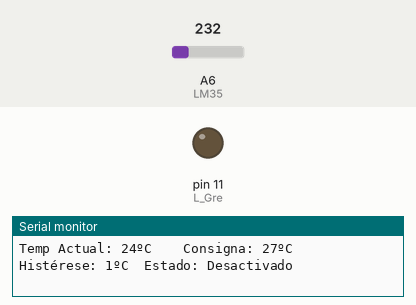
Recording of a sketch running on a simulated Arduino Nano, built with avr-gcc and run on an emulated ATmega328P. Parts: output pins drawn as LEDs (lit = HIGH), the last lines printed to the serial monitor. The test bench sets the inputs (shaded band); at power-on: A6 (LM35) = 232.

Above: at 1.8 s.
1.9 s: A6 (LM35) set to 260
3.4 s: A6 (LM35) set to 282
At 5.2 s:
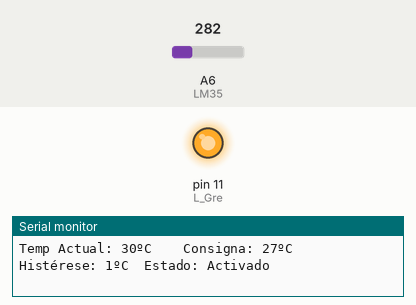
5.5 s: A6 (LM35) set to 259
7.2 s: A6 (LM35) set to 232
At 8.5 s:
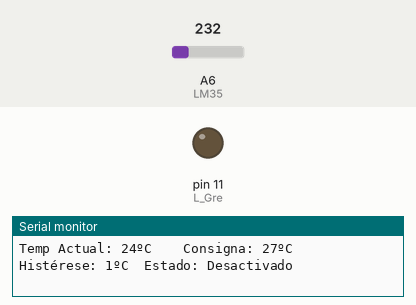
9.5 s: A6 (LM35) set to 290
At 10.7 s:
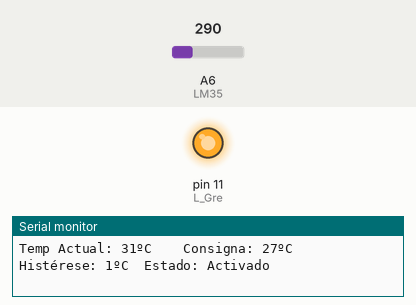
Timing chart, 0 to 12.5 s (numbered marks = the images above; inputs shaded):
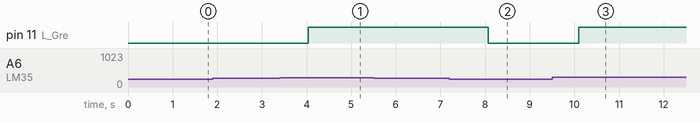

The sketch:

Termostato_LM35.ino
```cpp
/*/ Termostato LM35
  Comparación da temperatura con unha dada como Consigna
  para acender un led (activar unha saída)
*/
#define L_Gre 11 // pin do LED verde -> D11
#define LM35 A6  // Pin do LM35 -> A6

int Consigna = 27; //Temperatura elixida ºC
//diferencia en grados sobre activación e desactivación
int Diferencia = 2;
int Histerese = (Diferencia /2);
int T_1 = Consigna + Histerese; //temperatura de activación
int T_2 = Consigna - Histerese; //temperatura de desactivación
int temperatura; //temperatura medida
char *Estado = "Desactivado"; //cadea de texto do estado
void setup() {
  analogReference(INTERNAL); //referencia analóxica a 1.1V
  Serial.begin(9600); //config. porto serie
  pinMode (LM35, INPUT); //pin LM35 como entrada
  pinMode (L_Gre, OUTPUT); //saída para LED
  digitalWrite (L_Gre, LOW); //apaga o LED, estado inicial
}
void loop() {
  int lectura = analogRead(LM35); //devolta un valor entre 0 y 1023

  //temperatura en º Celsius
  temperatura = (lectura * 1.1 * 100.0) / 1024.0;
  if (temperatura > T_1 ) {  //si supera o valor
    digitalWrite (L_Gre, HIGH); //acende o LED
    Estado = "Activado";
  }
  if (temperatura < T_2) {   //si baixa do valor
    digitalWrite (L_Gre, LOW); //apaga o LED
    Estado = "Desactivado";
  }
  // envia as mensaxes vía serie
  Serial.print("Temp Actual: ");
  Serial.print(temperatura);
  Serial.print("ºC ");
  Serial.print("\t");
  Serial.print(" Consigna: ");
  Serial.print(Consigna);
  Serial.print("ºC");
  Serial.print("\t");
  Serial.print("Histérese: ");
  Serial.print(Histerese);
  Serial.print("ºC");
  Serial.print("\t");
  Serial.print("Estado: ");
  Serial.println(Estado);

  delay(1000); //tempo de espera de 1s
}
```

Measured:
- the behaviour switches between 269 and 270 on A6 (LM35) (found by bisection; images 0 and 1)
- the behaviour switches between 243 and 242 on A6 (LM35) (found by bisection; images 1 and 2)
- after the input at 3.4 s, pin 11 (L_Gre): LOW → HIGH after 0.64 s
- after the input at 7.2 s, pin 11 (L_Gre): HIGH → LOW after 0.87 s
- after the input at 9.5 s, pin 11 (L_Gre): LOW → HIGH after 0.59 s
